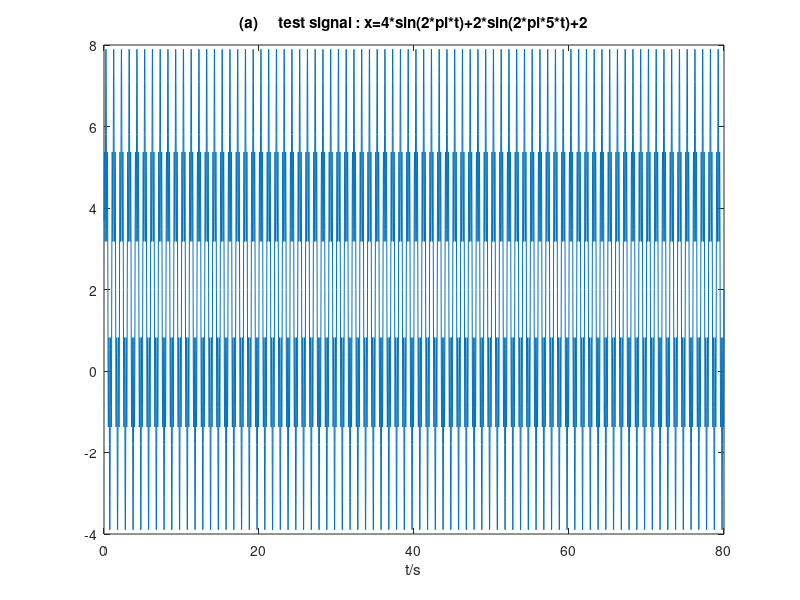
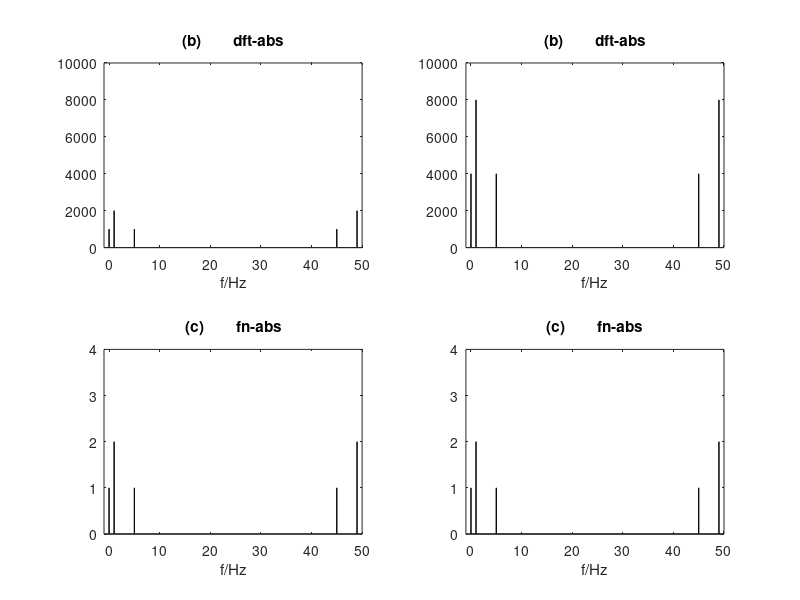
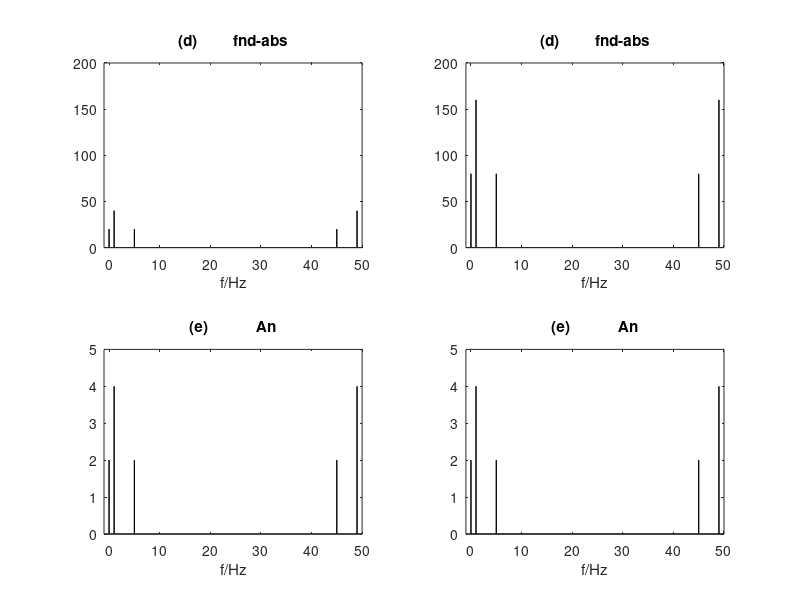
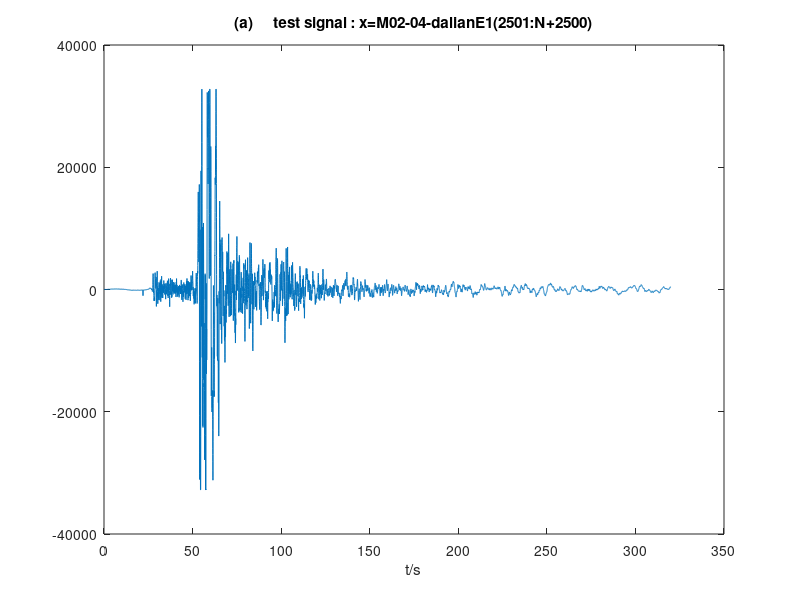

Here is the MATLAB script that generated these plots, in order:
%M02_06_fft_abs.m计算时间序列的DFT绝对值、
%按时间窗归一化的傅里叶谱振幅绝对值、
%傅里叶振幅谱密度绝对值
%傅里叶谱的真振幅
% 第一类信号：持续的周期信号
% x(t)=3*sin(2*pi*t)+1.5*sin(2*pi*5*t)+2
%dt=0.01s,N=1024,t=dt*(1:N)
clearvars
dt=0.02
%N=1024
%N=4096
%N=128
N=1000
t=dt*(1:N);
df=1/(N*dt)
f=df*(1:N)-df;
x=4*sin(2*pi*t)+2*sin(2*pi*5*t)+2;
y=fft(x);
dft_abs=abs(y);
dft_abs(1)=dft_abs(1)/2
fn_abs=abs(y/N);
fn_abs(1)=fn_abs(1)/2
fnd_abs=abs(dt*y);
fnd_abs(1)=fnd_abs(1)/2
an=2*abs(y)/N;
an(1)=an(1)/2
N1=4000
t1=dt*(1:N1);
df1=1/(N1*dt)
f1=df1*(1:N1)-df1;
x1=4*sin(2*pi*t1)+2*sin(2*pi*5*t1)+2;
%x=4*sin(2*pi*t);
figure
%subplot(5,1,1)
plot(t1(1:N1),x1(1:N1))
xlabel('t/s')
title('(a)     test signal : x=4*sin(2*pi*t)+2*sin(2*pi*5*t)+2')
figure
y1=fft(x1);
dft_abs1=abs(y1);
dft_abs1(1)=dft_abs1(1)/2
subplot(221)
bar(f(1:N),dft_abs(1:N),0.2)
%axis([-1 df*N 0 5000])
axis([-1 df*N 0 10000])
title('(b)        dft-abs')
xlabel('f/Hz')
%------------------------------------
subplot(222)
bar(f1(1:N1),dft_abs1(1:N1),0.2)
axis([-1 df1*N1 0 10000])
title('(b)        dft-abs')
xlabel('f/Hz')
%-------------------------------------
fn_abs1=abs(y1/N1);
fn_abs1(1)=fn_abs1(1)/2
subplot(223)
bar(f(1:N),fn_abs(1:N),0.2)
axis([-1 df*N 0 4])
title('(c)        fn-abs')
xlabel('f/Hz')
subplot(224)
bar(f1(1:N1),fn_abs1(1:N1),0.2)
axis([-1 df1*N1 0 4])
title('(c)        fn-abs')
xlabel('f/Hz')
%------------------------------------
figure
fnd_abs1=abs(dt*y1);
fnd_abs1(1)=fnd_abs1(1)/2
subplot(221)
bar(f(1:N),fnd_abs(1:N),0.2)
axis([-1 df*N 0 200])
title('(d)         fnd-abs')
xlabel('f/Hz')
subplot(222)
bar(f1(1:N1),fnd_abs1(1:N1),0.2)
axis([-1 df1*N1 0 200])
title('(d)         fnd-abs')
xlabel('f/Hz')
an1=2*abs(y1)/N1;
an1(1)=an1(1)/2
subplot(223)
bar(f(1:N),an(1:N),0.2)
axis([-1 df*N 0 5])
title('(e)            An')
xlabel('f/Hz')
subplot(224)
bar(f1(1:N1),an1(1:N1),0.2)
axis([-1 df1*N1 0 5])
title('(e)            An')
xlabel('f/Hz')
%-----------------------------------
%使用地震记录波形
%N=1024
N1=16000
N=8000
%N=8192
load M02_04_dalianE1.txt; % 读入一道波形数据
x1(1:N1)=M02_04_dalianE1(2501:N1+2500);
x(1:N)=M02_04_dalianE1(2501:N+2500);
dt=0.02
t=dt*(1:N);
df=1/(N*dt)
f=df*(1:N)-df;
y=fft(x);
dft_abs=abs(y);
dft_abs(1)=dft_abs(1)/2
fn_abs=abs(y/N);
fn_abs(1)=fn_abs(1)/2
fnd_abs=abs(dt*y);
fnd_abs(1)=fnd_abs(1)/2
an=2*abs(y)/N;
an(1)=an(1)/2
t1=dt*(1:N1);
df1=1/(N1*dt)
f1=df1*(1:N1)-df1;
%x=4*sin(2*pi*t);
figure
plot(t1(1:N1),x1(1:N1))
xlabel('t/s')
title('(a)     test signal : x=M02-04-dalianE1(2501:N+2500)')
figure
y1=fft(x1);
dft_abs1=abs(y1);
dft_abs1(1)=dft_abs1(1)/2
subplot(221)
bar(f(1:N),dft_abs(1:N),0.2)
%axis([-1 df*N 0 5000])
axis([-1 df*N 0 8000000])
title('(b)        dft-abs')
xlabel('f/Hz')
%------------------------------------
subplot(222)
bar(f1(1:N1),dft_abs1(1:N1),0.2)
axis([-1 df1*N1 0 8000000])
title('(b)        dft-abs')
xlabel('f/Hz')
%-------------------------------------
fn_abs1=abs(y1/N1);
fn_abs1(1)=fn_abs1(1)/2
subplot(223)
bar(f(1:N),fn_abs(1:N),0.2)
axis([-1 df*N 0 1200])
title('(c)        fn-abs')
xlabel('f/Hz')
subplot(224)
bar(f1(1:N1),fn_abs1(1:N1),0.2)
axis([-1 df1*N1 0 1200])
title('(c)        fn-abs')
xlabel('f/Hz')
%------------------------------------
figure
fnd_abs1=abs(dt*y1);
fnd_abs1(1)=fnd_abs1(1)/2
subplot(221)
bar(f(1:N),fnd_abs(1:N),0.2)
axis([-1 df*N 0 200000])
title('(d)         fnd-abs')
xlabel('f/Hz')
subplot(222)
bar(f1(1:N1),fnd_abs1(1:N1),0.2)
axis([-1 df1*N1 0 200000])
title('(d)         fnd-abs')
xlabel('f/Hz')
an1=2*abs(y1)/N1;
an1(1)=an1(1)/2
subplot(223)
bar(f(1:N),an(1:N),0.2)
axis([-1 df*N 0 1500])
title('(e)            An')
xlabel('f/Hz')
subplot(224)
bar(f1(1:N1),an1(1:N1),0.2)
axis([-1 df1*N1 0 1500])
title('(e)            An')
xlabel('f/Hz')
%----------------------------------------------------------
